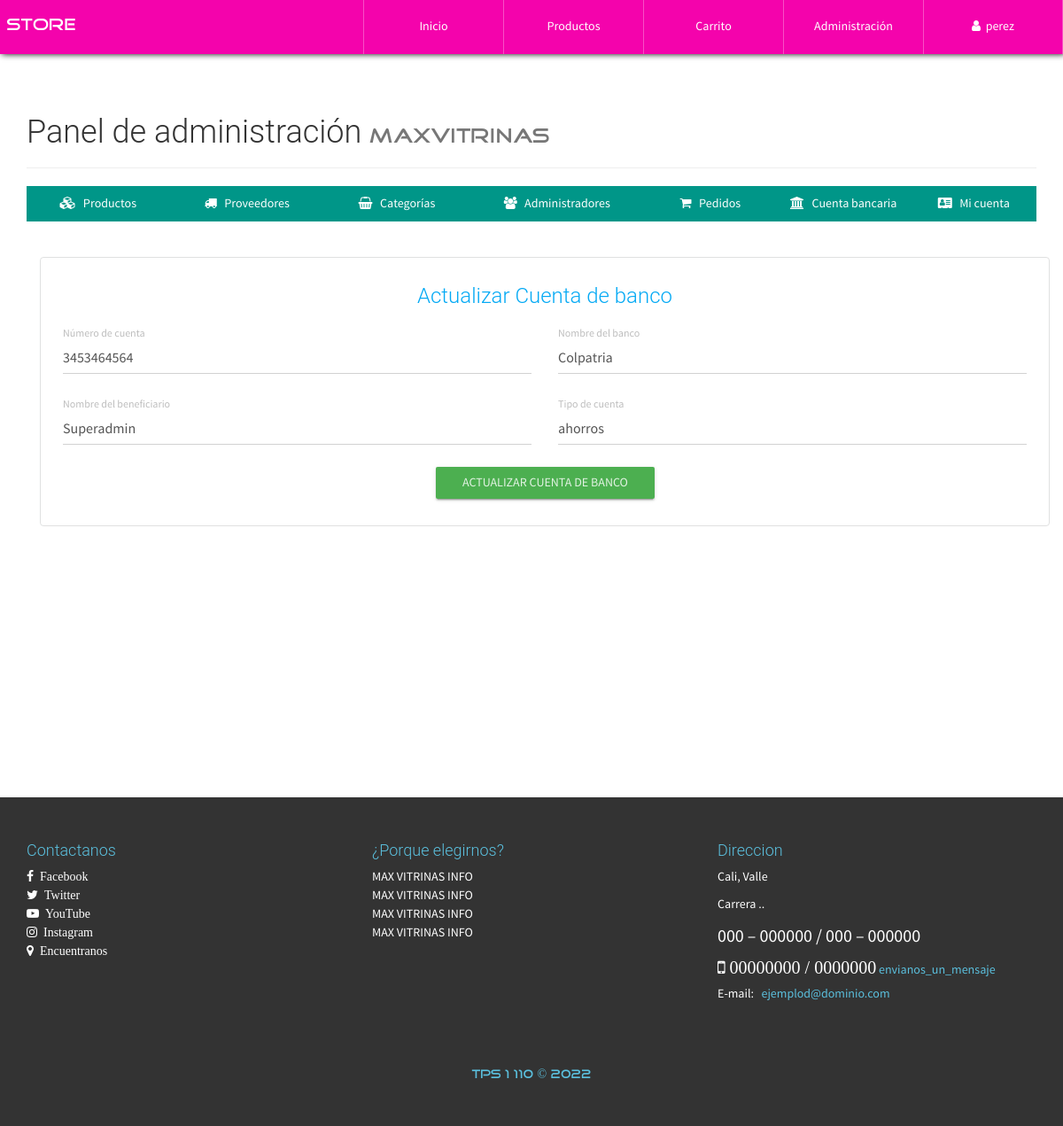
/configAdmin.php?view=bank (signed in), run on the app's committed database.
### tables this page shows
CREATE TABLE `cuentabanco` (
  `id` int(50) NOT NULL,
  `NumeroCuenta` varchar(100) NOT NULL,
  `NombreBanco` varchar(100) NOT NULL,
  `NombreBeneficiario` varchar(100) NOT NULL,
  `TipoCuenta` varchar(100) NOT NULL
);

### library/consulSQL.php (called while the page is built, shortened)
<?php
class ejecutarSQL {
    public static function conectar(){
        if(!$con=  mysqli_connect(SERVER,USER,PASS,BD)){
            echo "Error en el servidor, verifique sus datos";
        }
        mysqli_set_charset($con, "utf8");
        return $con;
    }
    public static function consultar($query) {
        if (!$consul = mysqli_query(ejecutarSQL::conectar(), $query)) {
            echo 'Error en la consulta SQL ejecutada';
        }
        return $consul;
    }
}

### admin/bank-view.php (the view, shortened to what this page needs)
<div class="container">
    <div class="row">
        <div class="col-xs-12">
            <?php
                $bankAccount=ejecutarSQL::consultar("SELECT * FROM cuentabanco");
                if(mysqli_num_rows($bankAccount)>=1){
                  $bankD=mysqli_fetch_array($bankAccount, MYSQLI_ASSOC);
            ?>
                  <div class="container-form-admin">
                  <form action="./process/updateBank.php" method="POST" role="form" class="form-content FormCatElec" data-form="update">
                    <h3 class="text-info text-center">Actualizar Cuenta de banco</h3>
                    <div class="container-fluid">
                        <div class="row">
                            <div class="col-xs-12 col-sm-6">
                                <div class="form-group label-floating">
                                    <label class="control-label">Número de cuenta</label>
                                    <input class="form-control" type="text" name="bancoCuenta" value="<?php echo $bankD['NumeroCuenta']; ?>" maxlength="50" required="">
                                </div>
                            </div>
                            <div class="col-xs-12 col-sm-6">
                                <div class="form-group label-floating">
                                    <label class="control-label">Nombre del banco</label>
                                    <input class="form-control" type="text" name="bancoNombre" value="<?php echo $bankD['NombreBanco']; ?>" maxlength="50" required="">
                                </div>
                            </div>
                            <div class="col-xs-12 col-sm-6">
                                <div class="form-group label-floating">
                                    <label class="control-label">Nombre del beneficiario</label>
                                    <input class="form-control" type="text" name="bancoBeneficiario" value="<?php echo $bankD['NombreBeneficiario']; ?>" maxlength="50" required="">
                                </div>
                            </div>
                            <div class="col-xs-12 col-sm-6">
                                <div class="form-group label-floating">
                                    <label class="control-label">Tipo de cuenta</label>
                                    <input class="form-control" type="text" name="bancoTipo" value="<?php echo $bankD['TipoCuenta']; ?>" maxlength="50" required="">
                                </div>
                            </div>
                        </div>
                    </div>
                    <p class="text-center"><button type="submit" class="btn btn-success btn-raised">Actualizar cuenta de banco</button></p>
                  </form>
                  </div>
            <?php
                }
            ?>
        </div>
    </div>
</div>

### css/style.css (style rules this page uses)
body { font-family: "FontFamilySPro"; line-height: 1.5; font-size: 1.4em; width: 100%; height: 100%; margin: 0px; padding: 0px; background-position: center center; background-repeat: no-repeat; background-attachment: fixed; background-size: cover; background-color: #fff; }
.container-form-admin { border: 1px solid #e0e1e1 !important; border-radius: 4px; padding: 10px; margin-top: 25px; }
#container-page-configAdmin { background-image: url(../assets/img/font-registration.JPG); }

### data on the page
cuentabanco: bancoCuenta "3453464564", bancoNombre "Colpatria", bancoBeneficiario "Superadmin", bancoTipo "ahorros"

### other printed values
$_SESSION['nombreAdmin'] "perez"
